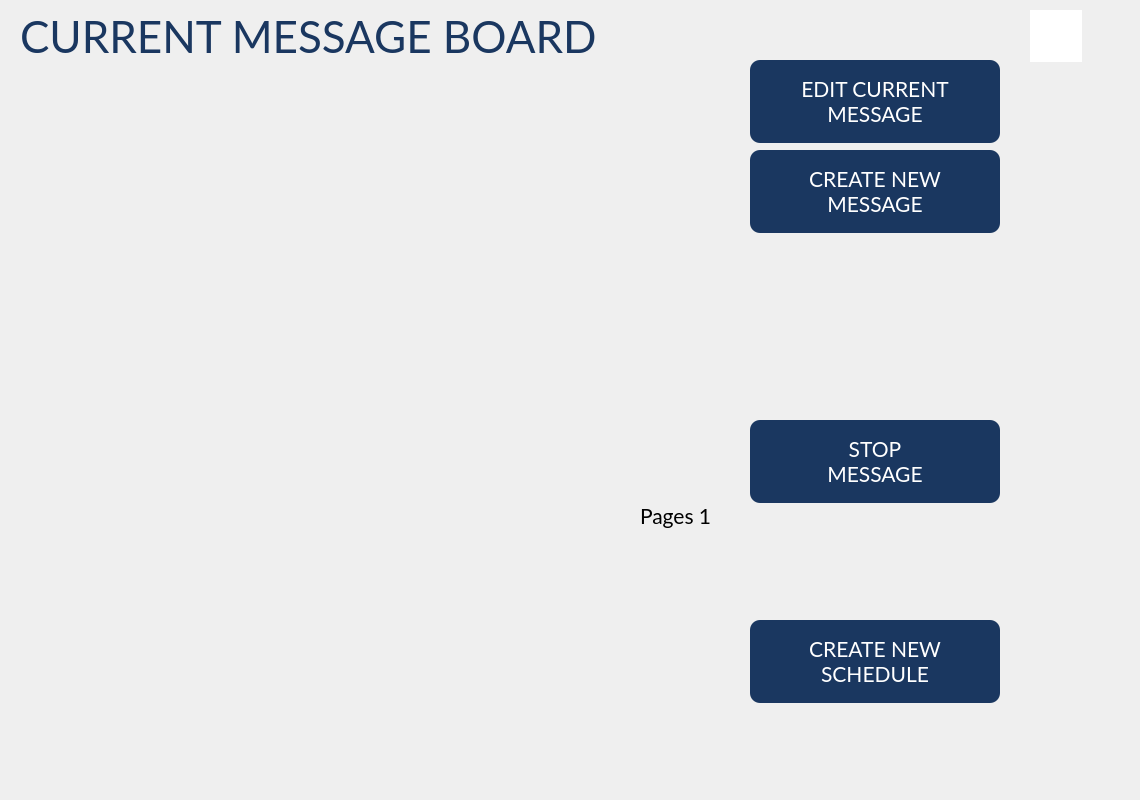
<?xml version="1.0" encoding="UTF-8"?>
<ui version="4.0">
 <class>HNS_Home_Screen</class>
 <widget class="QWidget" name="HNS_Home_Screen">
  <property name="geometry">
   <rect>
    <x>0</x>
    <y>0</y>
    <width>1140</width>
    <height>800</height>
   </rect>
  </property>
  <property name="windowTitle">
   <string>Form</string>
  </property>
  <widget class="QPushButton" name="PB_Home_NewSchedule">
   <property name="geometry">
    <rect>
     <x>750</x>
     <y>620</y>
     <width>250</width>
     <height>83</height>
    </rect>
   </property>
   <property name="font">
    <font>
     <family>Lato</family>
     <pointsize>16</pointsize>
    </font>
   </property>
   <property name="styleSheet">
    <string notr="true">    background-color:#1A3760;
    color:#FFFFFF;
	border-radius:10px</string>
   </property>
   <property name="text">
    <string>CREATE NEW
SCHEDULE</string>
   </property>
  </widget>
  <widget class="QGraphicsView" name="GV_Home_Logo">
   <property name="geometry">
    <rect>
     <x>1030</x>
     <y>10</y>
     <width>52</width>
     <height>52</height>
    </rect>
   </property>
   <property name="styleSheet">
    <string notr="true">border:none</string>
   </property>
  </widget>
  <widget class="QPushButton" name="PB_Home_EditMessage">
   <property name="geometry">
    <rect>
     <x>750</x>
     <y>60</y>
     <width>250</width>
     <height>83</height>
    </rect>
   </property>
   <property name="font">
    <font>
     <family>Lato</family>
     <pointsize>16</pointsize>
    </font>
   </property>
   <property name="styleSheet">
    <string notr="true">    background-color:#1A3760;
    color:#FFFFFF;
	border-radius:10px</string>
   </property>
   <property name="text">
    <string>EDIT CURRENT
MESSAGE</string>
   </property>
  </widget>
  <widget class="QLabel" name="LBL_Home_Page">
   <property name="geometry">
    <rect>
     <x>640</x>
     <y>500</y>
     <width>250</width>
     <height>31</height>
    </rect>
   </property>
   <property name="font">
    <font>
     <family>Lato</family>
     <pointsize>16</pointsize>
    </font>
   </property>
   <property name="text">
    <string>Pages 1</string>
   </property>
   <property name="alignment">
    <set>Qt::AlignLeading|Qt::AlignLeft|Qt::AlignVCenter</set>
   </property>
  </widget>
  <widget class="QLabel" name="label">
   <property name="geometry">
    <rect>
     <x>20</x>
     <y>15</y>
     <width>721</width>
     <height>41</height>
    </rect>
   </property>
   <property name="font">
    <font>
     <family>Lato</family>
     <pointsize>33</pointsize>
    </font>
   </property>
   <property name="styleSheet">
    <string notr="true">color:#1A3760</string>
   </property>
   <property name="text">
    <string>CURRENT MESSAGE BOARD</string>
   </property>
  </widget>
  <widget class="HNS_Signboard_Preview" name="GV_HomePreview" native="true">
   <property name="geometry">
    <rect>
     <x>20</x>
     <y>60</y>
     <width>695</width>
     <height>443</height>
    </rect>
   </property>
   <property name="styleSheet">
    <string notr="true"/>
   </property>
  </widget>
  <widget class="QPushButton" name="PB_Home_StopMessage">
   <property name="geometry">
    <rect>
     <x>750</x>
     <y>420</y>
     <width>250</width>
     <height>83</height>
    </rect>
   </property>
   <property name="font">
    <font>
     <family>Lato</family>
     <pointsize>16</pointsize>
    </font>
   </property>
   <property name="styleSheet">
    <string notr="true">    background-color:#1A3760;
    color:#FFFFFF;
	border-radius:10px</string>
   </property>
   <property name="text">
    <string>STOP
MESSAGE</string>
   </property>
  </widget>
  <widget class="QPushButton" name="PB_Home_CreateMessage">
   <property name="geometry">
    <rect>
     <x>750</x>
     <y>150</y>
     <width>250</width>
     <height>83</height>
    </rect>
   </property>
   <property name="font">
    <font>
     <family>Lato</family>
     <pointsize>16</pointsize>
    </font>
   </property>
   <property name="styleSheet">
    <string notr="true">    background-color:#1A3760;
    color:#FFFFFF;
	border-radius:10px</string>
   </property>
   <property name="text">
    <string>CREATE NEW
MESSAGE</string>
   </property>
  </widget>
  <widget class="HNS_Radar_Info_Widget" name="PGE_Radar_Info" native="true">
   <property name="geometry">
    <rect>
     <x>740</x>
     <y>240</y>
     <width>280</width>
     <height>157</height>
    </rect>
   </property>
  </widget>
  <widget class="HNS_Schedule_Info_Widget" name="PGE_Current_Schedule" native="true">
   <property name="geometry">
    <rect>
     <x>20</x>
     <y>550</y>
     <width>700</width>
     <height>155</height>
    </rect>
   </property>
  </widget>
 </widget>
 <customwidgets>
  <customwidget>
   <class>HNS_Signboard_Preview</class>
   <extends>QWidget</extends>
   <header>hns_signboard_preview.h</header>
   <container>1</container>
  </customwidget>
  <customwidget>
   <class>HNS_Radar_Info_Widget</class>
   <extends>QWidget</extends>
   <header>hns_radar_info_widget.h</header>
   <container>1</container>
  </customwidget>
  <customwidget>
   <class>HNS_Schedule_Info_Widget</class>
   <extends>QWidget</extends>
   <header>hns_schedule_info_widget.h</header>
   <container>1</container>
  </customwidget>
 </customwidgets>
 <resources/>
 <connections/>
</ui>
